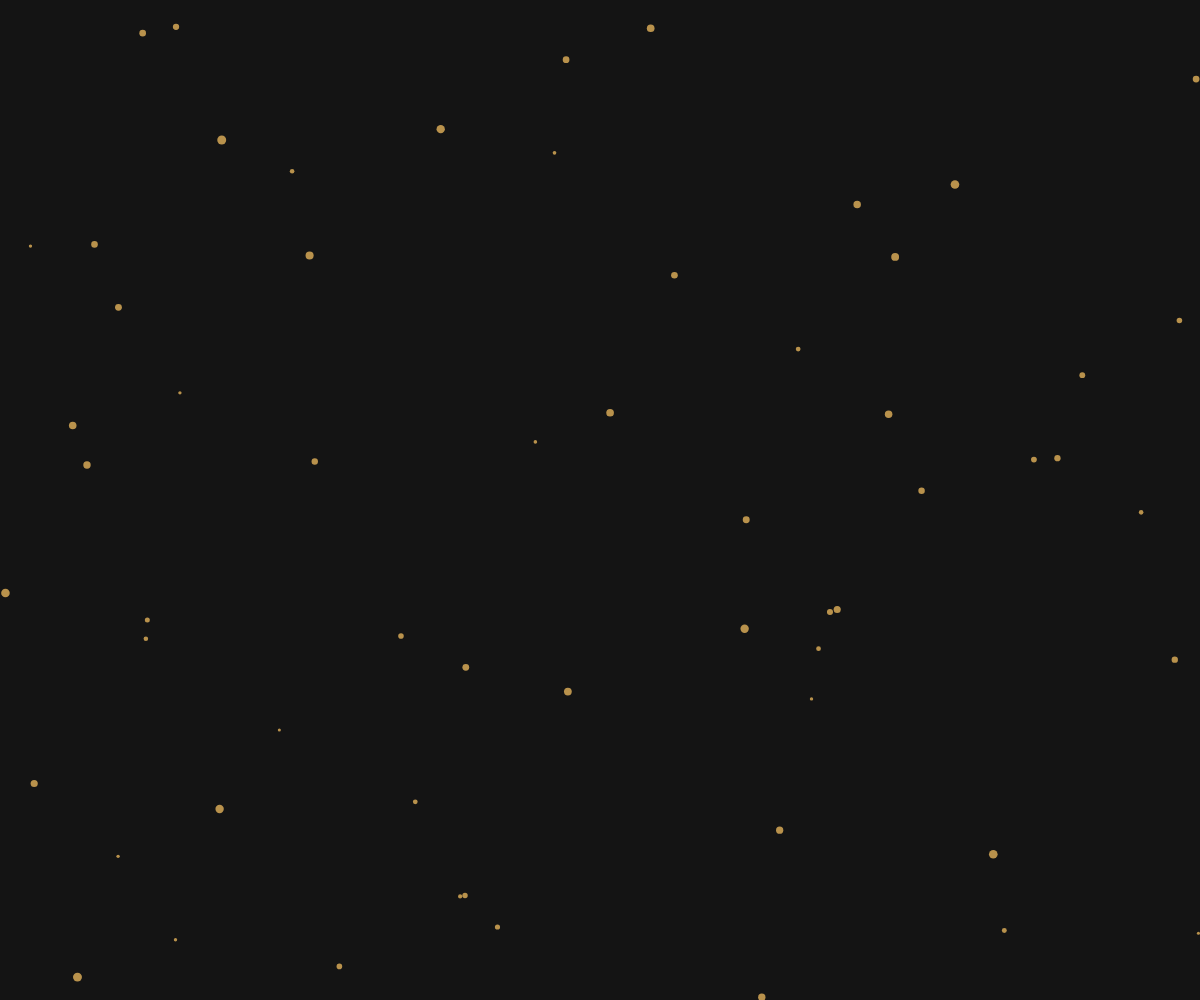
Frame 1 (no input)
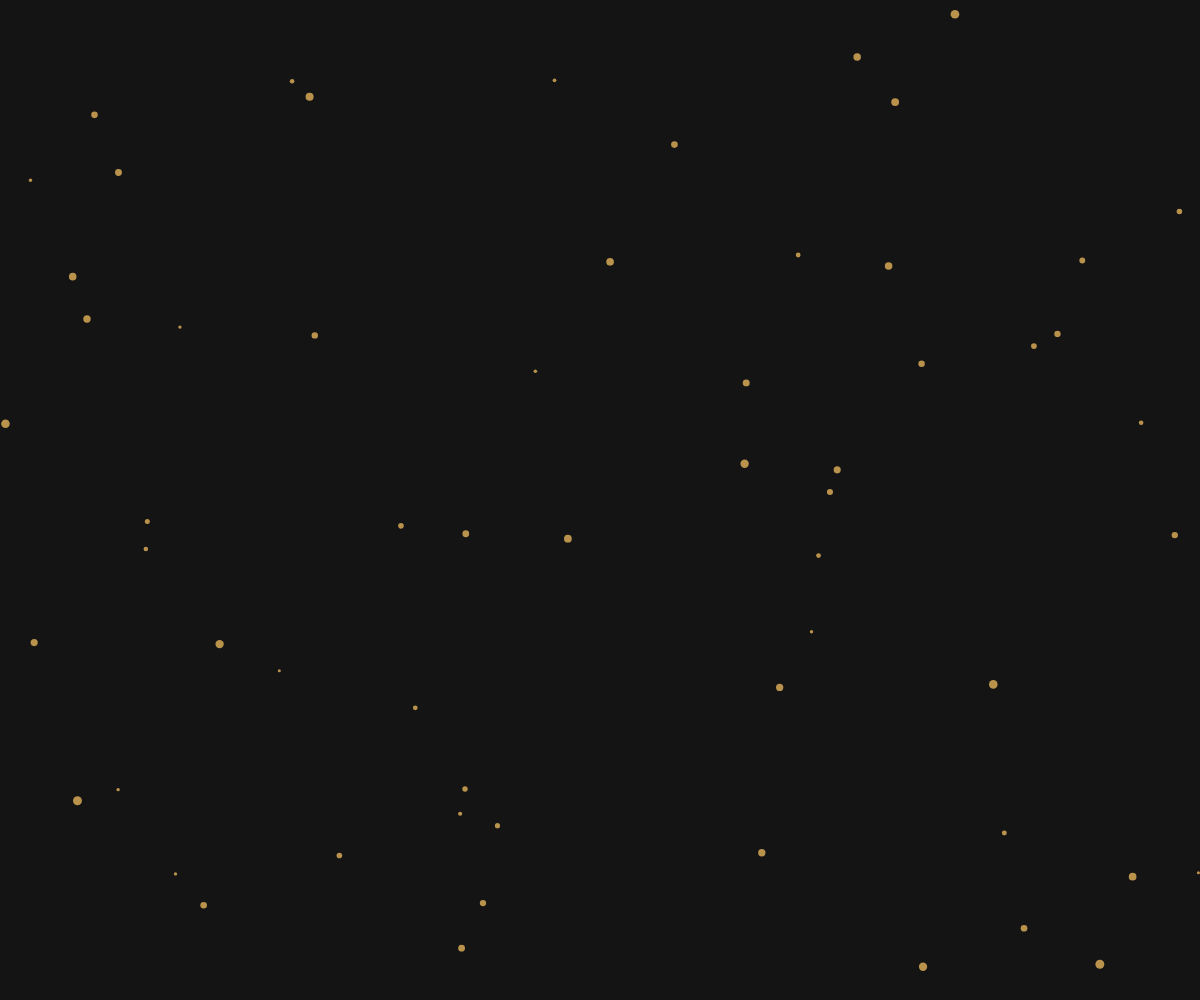
Frame 60 (no input)
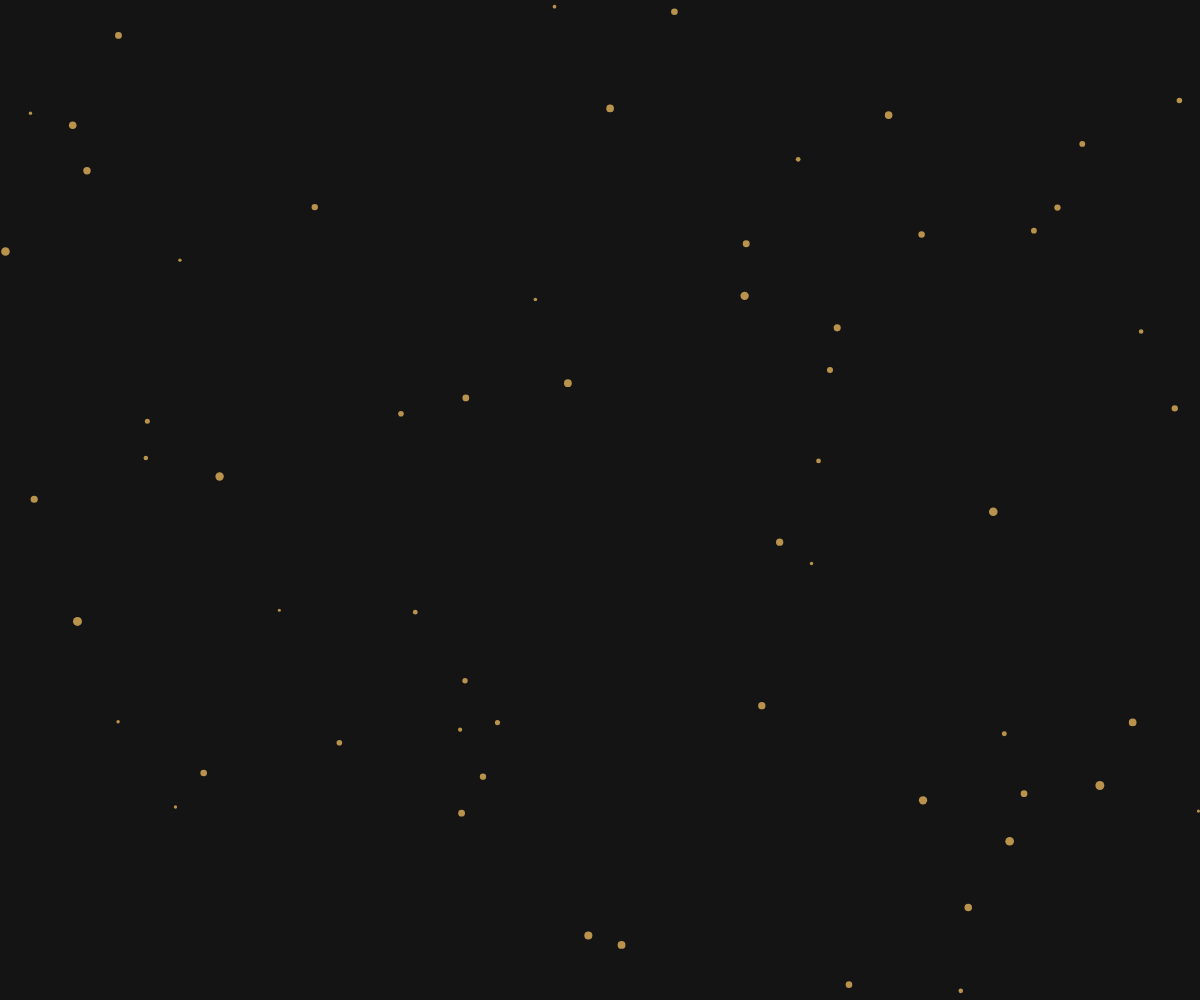
Frame 120 (the mouse pressed at the canvas centre since frame 60)

The p5.js sketch that drew these frames (run headless with seeded random() and noise() and a simulated clock; from frame 60 on, the mouse is pressed at the canvas centre):

// p5.js sketch
// ── sketch.js
let particles = [];

function setup() {
  createCanvas(windowWidth, windowHeight);
  noStroke();
  for (let i = 0; i < 60; i++) {
    particles.push({ x: random(width), y: random(height), s: random(1, 3) });
  }
}

function draw() {
  background(20);

  for (let p of particles) {
    p.y -= p.s;
    if (p.y < 0) { p.y = height; p.x = random(width); }
    fill(255, 200, 100, 180);
    ellipse(p.x, p.y, p.s * 3);
  }
}

function windowResized() {
  resizeCanvas(windowWidth, windowHeight);
}
